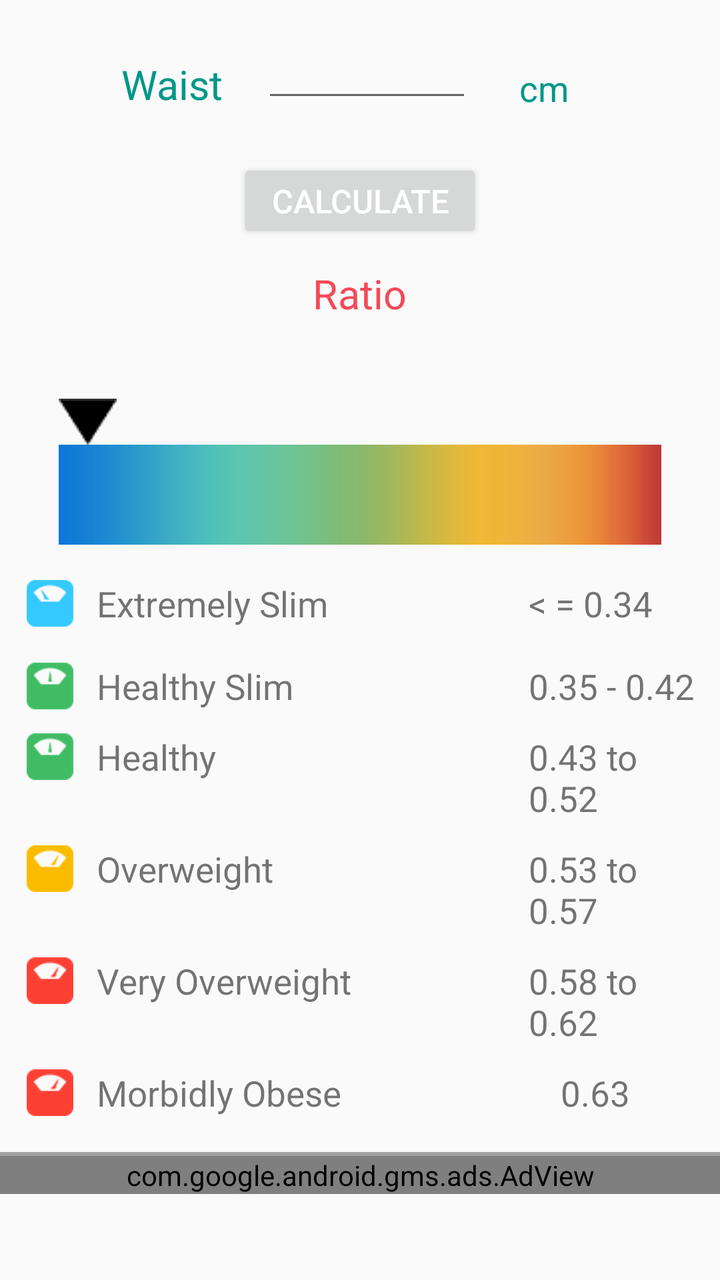
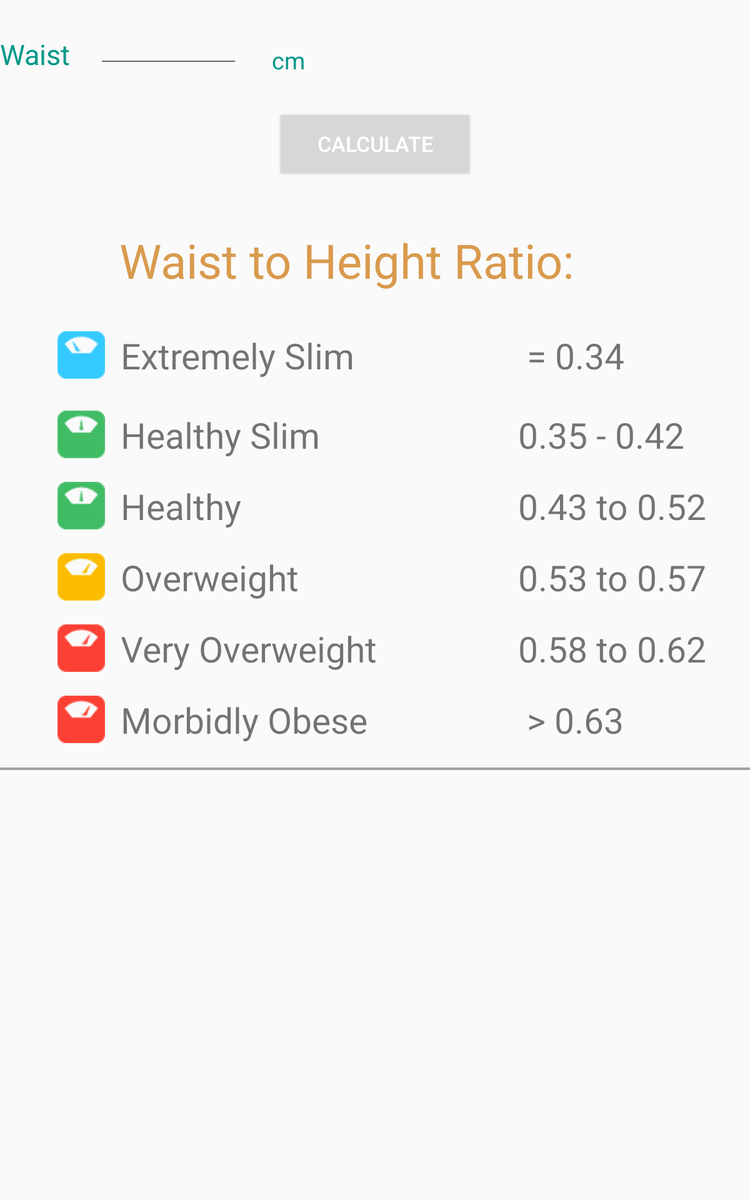

The same Android screen from two of the app's own layout files: first res/layout/ as a phone draws it, then the repository's variant for another configuration, drawn on a device whose configuration selects that folder. Both files follow.
<!-- AndroidManifest.xml: application theme AppTheme -->
<!-- res/layout/waist_to_height.xml -->
<?xml version="1.0" encoding="utf-8"?>
<LinearLayout xmlns:android="http://schemas.android.com/apk/res/android"
    xmlns:ads="http://schemas.android.com/apk/res-auto"
    android:orientation="vertical"
    android:layout_width="match_parent"
    android:layout_height="match_parent">
     
        <LinearLayout
            android:orientation="vertical"
            android:layout_width="wrap_content"
            android:layout_height="wrap_content">
           
           
            <include
                android:layout_gravity="center_horizontal"
                android:layout_width="wrap_content"
                android:layout_height="wrap_content"
                layout="@layout/generalwaistlayout"
              />

            <Button
                android:id="@+id/wais_to_heightbtn"
                android:layout_width="21mm"
                android:layout_height="7.2mm"
                android:layout_marginTop="4mm"
                android:text="Calculate"
                android:textSize="2.8mm"
                android:textColor="#ffffff"
                android:layout_gravity="center_horizontal"
                />
            <TextView
                android:layout_gravity="center_horizontal"
                android:id="@+id/ratio"
                android:textColor="#f24a57"
                android:layout_width="wrap_content"
                android:layout_height="wrap_content"
                android:text="Ratio"
                android:textSize="3.5mm"
                android:layout_marginTop="2mm"

                />
                <LinearLayout
                   android:layout_gravity="center_horizontal"
                    android:layout_width="wrap_content"
                    android:layout_height="wrap_content"
                  >
                    <LinearLayout
                        android:layout_width="fill_parent"
                        android:layout_height="wrap_content">

                        <TextView
                            android:textColor="#f24a57"
                            android:id="@+id/waisttoheightresulttext"
                            android:layout_width="wrap_content"
                            android:layout_height="wrap_content"
                            android:text=""
                            android:textSize="5mm"

                            />
                        <TextView
                            android:textStyle="bold"
                            android:layout_marginLeft="2mm"
                            android:textColor="#f24a57"
                            android:id="@+id/waisttoheightresulttextword"
                            android:layout_width="wrap_content"
                            android:layout_height="wrap_content"
                            android:text=""
                            android:textSize="5mm"

                            />
                    </LinearLayout>

                </LinearLayout>
            <ImageView
                android:layout_marginLeft="5mm"
                android:layout_marginRight="5mm"
                android:id="@+id/arrowiconwaist_to_height"
                android:background="@drawable/arrowicon"
                android:layout_width="wrap_content"
                android:layout_height="wrap_content" />
            <ImageView
                android:layout_marginLeft="5mm"
                android:layout_marginRight="5mm"
                android:layout_width="wrap_content"
                android:layout_height="50dp"
                android:background="@drawable/resultline"/>
            <LinearLayout
                android:layout_marginLeft="1.5mm"
                android:id="@+id/extremelyslimlayout"
                android:layout_width="60mm"
                android:layout_height="wrap_content"
                android:layout_marginTop="3mm"
                android:layout_gravity="center_horizontal">
                <ImageView
                    android:layout_marginRight="2mm"
                    android:layout_gravity="left"
                    android:layout_width="4mm"
                    android:layout_height="4mm"
                    android:background="@drawable/slim"
                    />
                <TextView
                    android:layout_gravity="center_horizontal"
                    android:layout_width="37mm"
                    android:layout_height="wrap_content"
                    android:text="Extremely Slim"
                    android:textSize="3mm"
                    android:layout_marginTop="0mm"/>
                <TextView
                    android:layout_gravity="right"
                    android:layout_width="wrap_content"
                    android:layout_height="wrap_content"
                    android:text="\u003c = 0.34"
                    android:textSize="3mm"
                    />
            </LinearLayout>
           

            <LinearLayout
                android:layout_marginLeft="1.5mm"
                android:id="@+id/healthyslimlayout"
                android:layout_width="60mm"
                android:layout_height="wrap_content"
                android:layout_marginTop="3mm"
                android:layout_gravity="center_horizontal">
                <ImageView
                    android:layout_marginRight="2mm"
                    android:layout_gravity="left"
                    android:layout_width="4mm"
                    android:layout_height="4mm"
                    android:background="@drawable/health"
                    />
                <TextView
                    android:layout_gravity="center_horizontal"
                    android:layout_width="37mm"
                    android:layout_height="wrap_content"
                    android:text="Healthy Slim"
                    android:textSize="3mm"
                    android:layout_marginTop="0mm"/>
                <TextView
                    android:layout_gravity="right"
                    android:layout_width="wrap_content"
                    android:layout_height="wrap_content"
                    android:text="0.35 - 0.42"
                    android:textSize="3mm"
                    />
            </LinearLayout>
          
            <LinearLayout
                android:layout_marginLeft="1.5mm"

                android:id="@+id/healthylayout"
                android:layout_width="60mm"
                android:layout_height="wrap_content"
                android:layout_marginTop="2mm"
                android:layout_gravity="center_horizontal">
                <ImageView
                    android:layout_gravity="left"
                    android:layout_width="4mm"
                    android:layout_height="4mm"
                    android:background="@drawable/health"
                    />
                <TextView
                    android:layout_gravity="center_horizontal"
                    android:layout_width="37mm"
                    android:layout_height="wrap_content"
                    android:text="Healthy "
                    android:textSize="3mm"
                    android:layout_marginLeft="2mm"
                    android:layout_marginTop="0mm"/>

                <TextView
                    android:id="@+id/waistToHeighthealthy"
                    android:layout_gravity="right"
                    android:layout_width="wrap_content"
                    android:layout_height="wrap_content"
                    android:layout_marginRight="1mm"
                    android:text="0.43 to 0.52"
                    android:textSize="3mm"
                    />
            </LinearLayout>
            <LinearLayout
                android:layout_marginLeft="1.5mm"
                android:id="@+id/overweightlayouts"
                android:layout_width="60mm"
                android:layout_height="wrap_content"
                android:layout_marginTop="2mm"
                android:layout_gravity="center_horizontal">
                <ImageView
                    android:layout_gravity="left"
                    android:layout_width="4mm"
                    android:layout_height="4mm"
                    android:background="@drawable/over"
                    />
                <TextView
                    android:layout_gravity="center_horizontal"
                    android:layout_width="37mm"
                    android:layout_height="wrap_content"
                    android:text="Overweight"
                    android:textSize="3mm"
                    android:layout_marginLeft="2mm"
                    android:layout_marginTop="0mm"/>
                <TextView
                    android:id="@+id/waistToHeightoverweight"
                    android:layout_gravity="right"
                    android:layout_width="wrap_content"
                    android:layout_height="wrap_content"
                    android:layout_marginRight="1mm"
                    android:text="0.53 to 0.57"
                    android:textSize="3mm"
                    />
            </LinearLayout>
            <LinearLayout
                android:layout_marginLeft="1.5mm"
                android:id="@+id/veryoverweightlayouts"
                android:layout_width="60mm"
                android:layout_height="wrap_content"
                android:layout_marginTop="2mm"
                android:layout_gravity="center_horizontal">
                <ImageView
                    android:layout_gravity="left"
                    android:layout_width="4mm"
                    android:layout_height="4mm"
                    android:background="@drawable/obese"
                    />
                <TextView
                    android:layout_gravity="center_horizontal"
                    android:layout_width="37mm"
                    android:layout_height="wrap_content"
                    android:text="Very Overweight"
                    android:textSize="3mm"
                    android:layout_marginLeft="2mm"
                    android:layout_marginTop="0mm"/>
                <TextView
                    android:id="@+id/waistToHeightveryoverweight"
                    android:layout_gravity="right"
                    android:layout_width="wrap_content"
                    android:layout_height="wrap_content"
                    android:layout_marginRight="1mm"
                    android:text="0.58 to 0.62"
                    android:textSize="3mm"
                    />
            </LinearLayout>
            <LinearLayout
                android:layout_marginLeft="1.5mm"
                android:id="@+id/morbidlyobeselayout"
                android:layout_width="60mm"
                android:layout_height="wrap_content"
                android:layout_marginTop="2mm"
                android:layout_gravity="center_horizontal">
                <ImageView
                    android:layout_gravity="left"
                    android:layout_width="4mm"
                    android:layout_height="4mm"
                    android:background="@drawable/obese"
                    />
                <TextView
                    android:layout_gravity="center_horizontal"
                    android:layout_width="37mm"
                    android:layout_height="wrap_content"
                    android:text="Morbidly Obese"
                    android:textSize="3mm"
                    android:layout_marginLeft="2mm"
                    android:layout_marginTop="0mm"/>
                    <ImageView
                        android:layout_marginTop="1mm"
                        android:layout_width="2mm"
                        android:layout_height="2mm"
                       />
                <TextView
                    android:id="@+id/waistToHeightobese"
                    android:layout_gravity="right"
                    android:layout_width="wrap_content"
                    android:layout_height="wrap_content"
                    android:layout_marginRight="1mm"
                    android:text=" 0.63"
                    android:textSize="3mm"
                    />
            </LinearLayout>
       <View
                android:layout_width="match_parent"
                android:layout_height="2dp"
                android:layout_marginTop="3mm"
                android:background="#a1a1a1"/>
            <com.google.android.gms.ads.AdView
                android:id="@+id/adViewwtoh"
                android:layout_width="match_parent"
                android:layout_height="wrap_content"
                ads:adSize="BANNER"
                ads:adUnitId="ca-app-pub-9764299659831882/4170389581">
            </com.google.android.gms.ads.AdView>
        </LinearLayout>
       

</LinearLayout>
<!-- res/layout/generalwaistlayout.xml (included above) -->
<?xml version="1.0" encoding="utf-8"?>
<LinearLayout xmlns:android="http://schemas.android.com/apk/res/android"
    android:orientation="vertical" android:layout_width="wrap_content"
    android:layout_height="wrap_content">
    <LinearLayout
        android:layout_marginTop="2.5mm"
        android:layout_width="wrap_content"
        android:layout_height="wrap_content">

        <TextView
            android:layout_width="wrap_content"
            android:layout_height="wrap_content"
            android:text="Waist"
            android:id="@+id/waistTextView"
            android:textColor="#009788"
            android:textSize="3.5mm"
            android:layout_marginTop="1mm"
            />
        <EditText
            android:textAlignment="center"
            android:inputType="number"
            android:id="@+id/gernal_waist_edit"
            android:layout_width="18mm"
            android:layout_height="wrap_content"
            android:layout_marginLeft="3.3mm"
            />
        <LinearLayout
            android:id="@+id/waisttogglelayout"
            android:layout_width="wrap_content"
            android:layout_height="wrap_content"
            android:layout_marginTop="3mm"
            android:layout_marginLeft="1mm"
            >
            <TextView
                android:id="@+id/waist_toggle_textview"
                android:layout_width="wrap_content"
                android:layout_height="4mm"
                android:textSize="3mm"
                android:background="?android:attr/selectableItemBackground"
                android:text="cm"
                android:textColor="#009788"
                android:layout_marginLeft="3mm"

                />
            <ImageView
                android:layout_marginLeft="1mm"
                android:layout_marginTop="2mm"
                android:layout_width="1.5mm"
                android:layout_height="1mm"
                android:id="@+id/gernalwaistdropdown"
                />
        </LinearLayout>

    </LinearLayout>
</LinearLayout>
<!-- resources referenced by this layout -->
<resources>
  <!-- drawable arrowicon: png bitmap (drawable, 1364 bytes) -->
  <!-- drawable health: gif bitmap (drawable, 1659 bytes) -->
  <!-- drawable obese: gif bitmap (drawable, 1871 bytes) -->
  <!-- drawable over: gif bitmap (drawable, 1871 bytes) -->
  <!-- drawable resultline: png bitmap (drawable, 2822 bytes) -->
  <!-- drawable slim: gif bitmap (drawable, 1868 bytes) -->
  <style name="AppTheme" parent="Theme.AppCompat.Light.DarkActionBar">
          
          <item name="colorPrimary">@color/colorPrimary</item>
          <item name="colorPrimaryDark">@color/colorPrimaryDark</item>
          <item name="colorAccent">@color/colorAccent</item>
      </style>
  <color name="colorPrimary">#d99a4d</color>
  <color name="colorPrimaryDark">#f16e42</color>
  <color name="colorAccent">#d99a4d</color>
</resources>
<!-- res/layout-sw600dp/waist_to_height.xml (the repository's variant of the layout above) -->
<!-- drawn on a 7-inch tablet held upright -->
<?xml version="1.0" encoding="utf-8"?>
<LinearLayout xmlns:android="http://schemas.android.com/apk/res/android"
    android:orientation="vertical" android:layout_width="match_parent"
    android:layout_height="match_parent">
        <ScrollView

            android:layout_width="match_parent"
            android:layout_height="wrap_content">
        <LinearLayout
            android:orientation="vertical"
            android:layout_width="wrap_content"
            android:layout_height="wrap_content">
            <include
                layout="@layout/generalwaistlayout"
              />
            <Button
                android:id="@+id/wais_to_heightbtn"
                android:layout_width="25mm"
                android:layout_height="9.2mm"
                android:layout_marginTop="4mm"
                android:text="Calculate"
                android:textSize="2.7mm"
                android:textColor="#ffffff"
                android:layout_centerVertical="true"
                android:layout_centerHorizontal="true"
                android:layout_gravity="center_horizontal"
                />
                <LinearLayout
                    android:layout_marginTop="2mm"
                    android:layout_marginLeft="5mm"
                    android:layout_marginRight="5mm"
                    android:layout_width="match_parent"
                    android:layout_height="14mm"
                  >
                    <LinearLayout

                        android:layout_width="match_parent"
                        android:layout_height="wrap_content">
                        <TextView
                            android:textColor="#d99a4d"
                            android:layout_width="wrap_content"
                            android:layout_height="wrap_content"
                            android:text="Waist to Height Ratio: "
                            android:textSize="6mm"
                            android:layout_marginTop="4mm"
                            android:layout_marginLeft="10mm"
                            />
                        <TextView
                            android:textColor="#d99a4d"
                            android:id="@+id/waisttoheightresulttext"
                            android:layout_width="wrap_content"
                            android:layout_height="wrap_content"
                            android:text=""
                            android:textSize="6mm"
                            android:layout_marginTop="4mm"
                            android:layout_marginLeft="14mm"
                            />
                    </LinearLayout>
                </LinearLayout>
            <LinearLayout
                android:layout_marginLeft="5mm"
                android:id="@+id/extremelyslimlayout"
                android:layout_width="90mm"
                android:layout_height="wrap_content"
                android:layout_marginTop="3mm"
                android:layout_gravity="center_horizontal">
                <ImageView
                    android:layout_marginTop="1mm"
                    android:layout_marginRight="2mm"
                    android:layout_gravity="left"
                    android:layout_width="6mm"
                    android:layout_height="6mm"
                    android:background="@drawable/slim"
                    />
                <TextView
                    android:layout_gravity="center_horizontal"
                    android:layout_width="50mm"
                    android:layout_height="wrap_content"
                    android:text="Extremely Slim"
                    android:textSize="4.5mm"
                    android:layout_marginTop="0mm"/>
                <TextView
                    android:layout_gravity="right"
                    android:layout_width="wrap_content"
                    android:layout_height="wrap_content"
                    android:text=" = 0.34"
                    android:textSize="4.5mm"
                    />
            </LinearLayout>
           

            <LinearLayout
                                android:layout_marginLeft="5mm"

                android:id="@+id/healthyslimlayout"
                android:layout_width="90mm"
                android:layout_height="wrap_content"
                android:layout_marginTop="3mm"
                android:layout_gravity="center_horizontal">
                <ImageView
                    android:layout_marginRight="2mm"
                    android:layout_gravity="left"
                    android:layout_width="6mm"
                    android:layout_height="6mm"
                    android:background="@drawable/health"
                    android:layout_marginTop="1mm"

                    />
                <TextView
                    android:layout_gravity="center_horizontal"
                    android:layout_width="50mm"
                    android:layout_height="wrap_content"
                    android:text="Healthy Slim"
                    android:textSize="4.5mm"
                    android:layout_marginTop="0mm"/>
                <TextView
                    android:layout_gravity="right"
                    android:layout_width="wrap_content"
                    android:layout_height="wrap_content"
                    android:text="0.35 - 0.42"
                    android:textSize="4.5mm"
                    />
            </LinearLayout>
          
            <LinearLayout
                                android:layout_marginLeft="5mm"

                android:id="@+id/healthylayout"
                android:layout_width="90mm"
                android:layout_height="wrap_content"
                android:layout_marginTop="2mm"
                android:layout_gravity="center_horizontal">
                <ImageView
                    android:layout_gravity="left"
                    android:layout_width="6mm"
                    android:layout_height="6mm"
                    android:background="@drawable/health"
                    android:layout_marginTop="1mm"

                    />
                <TextView
                    android:layout_gravity="center_horizontal"
                    android:layout_width="50mm"
                    android:layout_height="wrap_content"
                    android:text="Healthy "
                    android:textSize="4.5mm"
                    android:layout_marginLeft="2mm"
                    android:layout_marginTop="0mm"/>

                <TextView
                    android:id="@+id/waistToHeighthealthy"
                    android:layout_gravity="right"
                    android:layout_width="wrap_content"
                    android:layout_height="wrap_content"
                    android:layout_marginRight="1mm"
                    android:text="0.43 to 0.52"
                    android:textSize="4.5mm"
                    />
            </LinearLayout>
            <LinearLayout
                                android:layout_marginLeft="5mm"
                android:id="@+id/overweightlayouts"
                android:layout_width="90mm"
                android:layout_height="wrap_content"
                android:layout_marginTop="2mm"
                android:layout_gravity="center_horizontal">

                <ImageView
                    android:layout_gravity="left"
                    android:layout_width="6mm"
                    android:layout_height="6mm"
                    android:background="@drawable/over"
                    android:layout_marginTop="1mm"

                    />
                <TextView
                    android:layout_gravity="center_horizontal"
                    android:layout_width="50mm"
                    android:layout_height="wrap_content"
                    android:text="Overweight"
                    android:textSize="4.5mm"
                    android:layout_marginLeft="2mm"
                    android:layout_marginTop="0mm"/>
                <TextView
                    android:id="@+id/waistToHeightoverweight"
                    android:layout_gravity="right"
                    android:layout_width="wrap_content"
                    android:layout_height="wrap_content"
                    android:layout_marginRight="1mm"
                    android:text="0.53 to 0.57"
                    android:textSize="4.5mm"
                    />

            </LinearLayout>

            <LinearLayout
                                android:layout_marginLeft="5mm"

                android:id="@+id/veryoverweightlayouts"
                android:layout_width="90mm"
                android:layout_height="wrap_content"
                android:layout_marginTop="2mm"
                android:layout_gravity="center_horizontal">
                <ImageView
                    android:layout_gravity="left"
                    android:layout_width="6mm"
                    android:layout_height="6mm"
                    android:background="@drawable/obese"
                    android:layout_marginTop="1mm"

                    />

                <TextView
                    android:layout_gravity="center_horizontal"
                    android:layout_width="50mm"
                    android:layout_height="wrap_content"
                    android:text="Very Overweight"
                    android:textSize="4.5mm"
                    android:layout_marginLeft="2mm"
                    android:layout_marginTop="0mm"/>

                <TextView
                    android:id="@+id/waistToHeightveryoverweight"
                    android:layout_gravity="right"
                    android:layout_width="wrap_content"
                    android:layout_height="wrap_content"
                    android:layout_marginRight="1mm"
                    android:text="0.58 to 0.62"
                    android:textSize="4.5mm"
                    />

            </LinearLayout>
            <LinearLayout
                                android:layout_marginLeft="5mm"

                android:id="@+id/morbidlyobeselayout"
                android:layout_width="90mm"
                android:layout_height="wrap_content"
                android:layout_marginTop="2mm"

                android:layout_gravity="center_horizontal">
                <ImageView
                    android:layout_gravity="left"
                    android:layout_width="6mm"
                    android:layout_height="6mm"
                    android:background="@drawable/obese"
                    />
                <TextView
                    android:layout_gravity="center_horizontal"
                    android:layout_width="50mm"
                    android:layout_height="wrap_content"
                    android:text="Morbidly Obese"
                    android:textSize="4.5mm"
                    android:layout_marginLeft="2mm"
                    android:layout_marginTop="0mm"/>
                   

                <TextView
                    android:id="@+id/waistToHeightobese"
                    android:layout_gravity="right"
                    android:layout_width="wrap_content"
                    android:layout_height="wrap_content"
                    android:layout_marginRight="1mm"
                    android:text=" > 0.63"
                    android:textSize="4.5mm"
                    />

            </LinearLayout>
       <View
                android:layout_width="match_parent"
                android:layout_height="2dp"
                android:layout_marginTop="3mm"
                android:background="#a1a1a1"/>
        </LinearLayout>
        </ScrollView>

</LinearLayout>
<!-- resources referenced by the variant -->
<!-- as a 7-inch tablet held upright resolves them -->
<resources>
  <!-- drawable health: gif bitmap (drawable, 1659 bytes) -->
  <!-- drawable obese: gif bitmap (drawable, 1871 bytes) -->
  <!-- drawable over: gif bitmap (drawable, 1871 bytes) -->
  <!-- drawable slim: gif bitmap (drawable, 1868 bytes) -->
  <style name="AppTheme" parent="Theme.AppCompat.Light.DarkActionBar">
          
          <item name="colorPrimary">@color/colorPrimary</item>
          <item name="colorPrimaryDark">@color/colorPrimaryDark</item>
          <item name="colorAccent">@color/colorAccent</item>
      </style>
  <color name="colorPrimary">#d99a4d</color>
  <color name="colorPrimaryDark">#f16e42</color>
  <color name="colorAccent">#d99a4d</color>
</resources>
